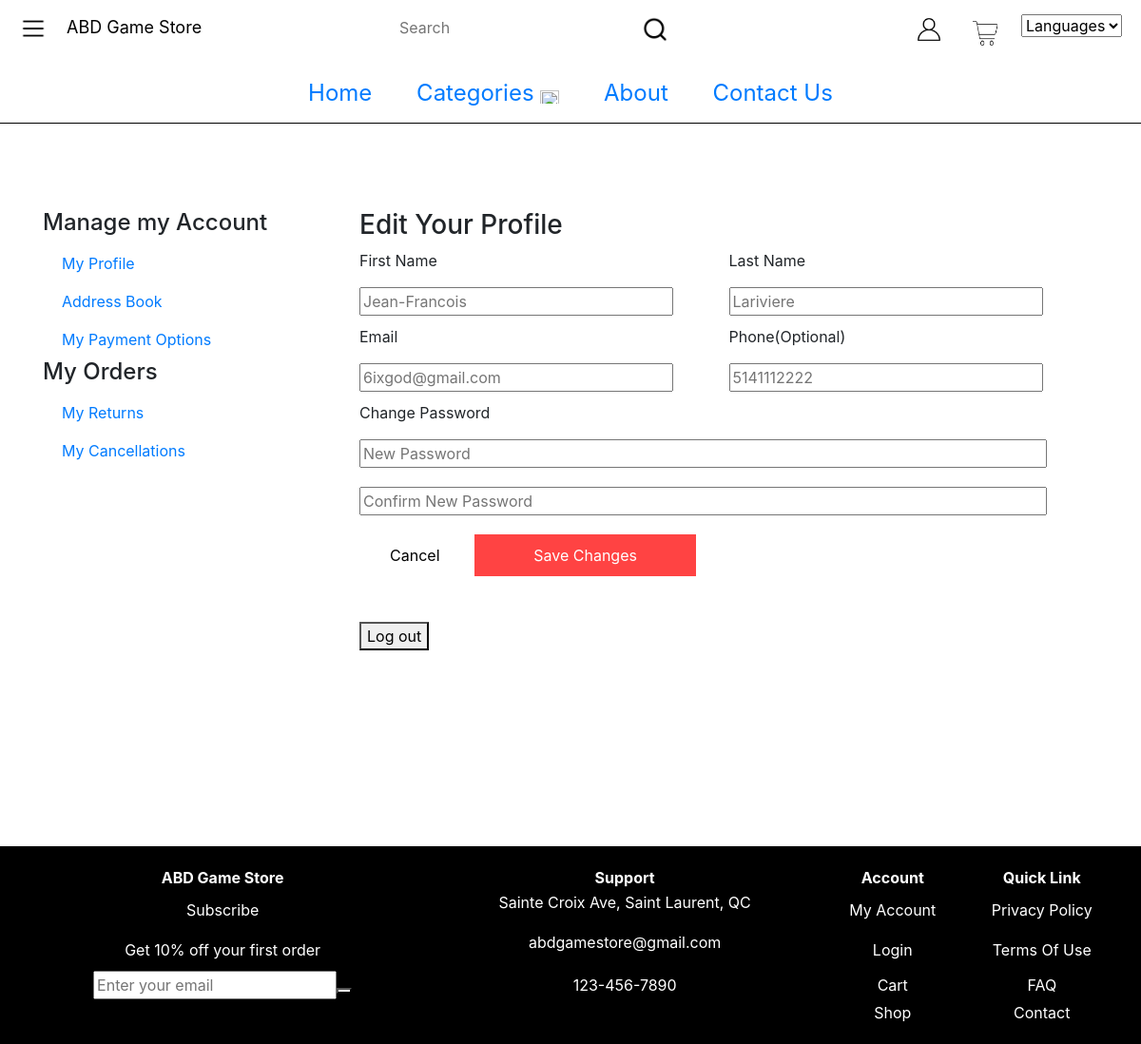
Screenshot of /?controller=user&action=myaccount&id=1 (signed in) with the database file from the repository.
### tables this page shows
CREATE TABLE User_Info
(
	U_ID INT NOT NULL AUTO_INCREMENT,
	Role_ID INT NOT NULL,
	U_Email VARCHAR(255) NOT NULL UNIQUE,
	U_Pass VARCHAR(255) NOT NULL,
	F_Name VARCHAR(255),
	L_Name VARCHAR(255),
	Phone_Num VARCHAR(32),
	Created_On TIMESTAMP DEFAULT CURRENT_TIMESTAMP,
	Modified_On DATE,
	CONSTRAINT PK_UINFO_UID PRIMARY KEY (U_ID)
	
	
);

### Models/User.php (called while the page is built, shortened)
<?php
include "mysqldatabase.php";
class User {
    function __construct($id = -1) {
        global $conn;
        if ($id < 0) {
            $this -> Role_ID = 0;
            $this -> U_Email = "";
            $this -> U_Pass = "";
            $this -> F_Name = "";
            $this -> L_Name = "";
            $this -> Phone_Num = 0;
            $this -> Created_On = null;
            $this -> Modified_On = null;
        } else {
            $sql = "SELECT * FROM `User_Info` WHERE `U_ID` = " . $id;
            $result = $conn -> query($sql);
            $data = $result -> fetch_assoc();
            $this -> U_Email = $data['U_Email'];
            $this -> F_Name = $data['F_Name'];
            $this -> L_Name = $data['L_Name'];
            $this -> Phone_Num = $data['Phone_Num'];
        }
    }
}
?>

### Views/User/myaccount.php (the view, shortened to what this page needs)
<?php
    $user = $data[0];
    $uID = $_SESSION['id'];
?>
<!DOCTYPE html>
<html lang="en">
<head>
    <link rel="stylesheet" href="styles.css">
    <link href="https://maxcdn.bootstrapcdn.com/bootstrap/4.5.2/css/bootstrap.min.css" rel="stylesheet">
</head>
<body>
    <?php
    include_once 'navbar.php';
    ?>
    <div class="wrapper">
        <div class="container account">
            <div class="account info">
                <h4>Manage my Account</h4>
                <div class="stack 1">
                    <a href="?controller=user&action=myaccount&id=<?php echo $uID?>">My Profile</a>
                    <a href="?controller=user&action=editAddress&id=<?php echo $uID ?>">Address Book</a>
                    <a href="?controller=user&action=editPayment">My Payment Options</a>
                </div>
                <h4>My Orders</h4>
                <div class="stack 2">
                    <a href="?controller=user&action=myreturns">My Returns</a>
                    <a href="?controller=user7action=mycancel">My Cancellations</a>
                </div>
            </div>
            <div class="account edit">
                <h3>Edit Your Profile</h3>
                <form action="" method="POST">
                    <p id="first_name">First Name</p>
                    <p id="last_name">Last Name</p>
                    <div class="stack-input first">
                        <input type="text" name="F_Name" id="F_Name" placeholder="<?php echo $user->F_Name ?>">
                    </div>
                    <div class="stack-input second">
                        <input type="text" name="L_Name" id="L_Name" placeholder="<?php echo $user->L_Name ?>">
                    </div>
                    <p id="email">Email</p>
                    <p id="phone">Phone(Optional)</p>
                    <div class="stack-input third">
                        <input type="text" name="U_Email" id="U_Email" placeholder="<?php echo $user->U_Email ?>">
                    </div>
                    <div class="stack-input fourth">
                        <input type="text" name="Phone_Num" id="Phone_Num" placeholder="<?php echo $user->Phone_Num ?>">
                    </div>
                    <p>Change Password</p>
                    <input type="password" name="new_pass" id="New_Pass" placeholder="New Password"><br>
                    <input type="password" name="c_new_pass" id="New_Pass_Conf" placeholder="Confirm New Password"><br>
                    <button type="submit" id="cancel-profile">Cancel</button>
                    <button type="submit" name="submit" id="save-profile">Save Changes</button>
                </form>
                <br><br>
                <form action="" method="POST">
                        <button type="submit" name="log_sub">Log out</button>
                </form>
            </div>
        </div>
    </div>
    <?php
    include_once 'footer.php';
    ?>
</body>
</html>

### styles.css (style rules this page uses)
html, body { height: 100%; margin: 0; }
body { overflow-x: hidden; }
.wrapper { min-height: calc(100% - 130px); padding: 20px; box-sizing: border-box; }
.container.account { min-height: 650px; margin-top: 70px; }
.account.info { width: 30%; min-height: 250px; display: inline-block; }
.stack { display: grid; }
.stack a { grid-column: 1; margin: 8px 0 8px 20px; }
.account.edit, .account.address, .account.hist { width: 70%; display: inline-block; float: right; }
#first_name, #last_name, #email, #phone, #Address_One, #city_1, #Address_Two, #zip { width: 50%; display: inline-block; }
.stack-input { width: 50%; display: inline-block; }
.stack-input.second, .stack-input.fourth { float: right; }
#F_Name, #U_Email, #Address_1, #Address_2 { width: 85%; margin-bottom: 10px; }
#L_Name, #Phone_Num, #City, #Zip_Code { float: left; width: 85%; }
#last_name, #phone, #city_1, #zip { float: right; }
#U_Pass, #New_Pass, #New_Pass_Conf { width: 93%; margin-bottom: 20px; }
#cancel-profile { background-color: white; color: black; border: none; padding: 10px; width: 15%; }
#save-profile { background-color: #ff4343; color: white; border: none; width: 30%; padding: 10px; }

### rows the page displays
user_info: F_Name "Jean-Francois", L_Name "Lariviere", U_Email "6ixgod@gmail.com", Phone_Num "5141112222"
